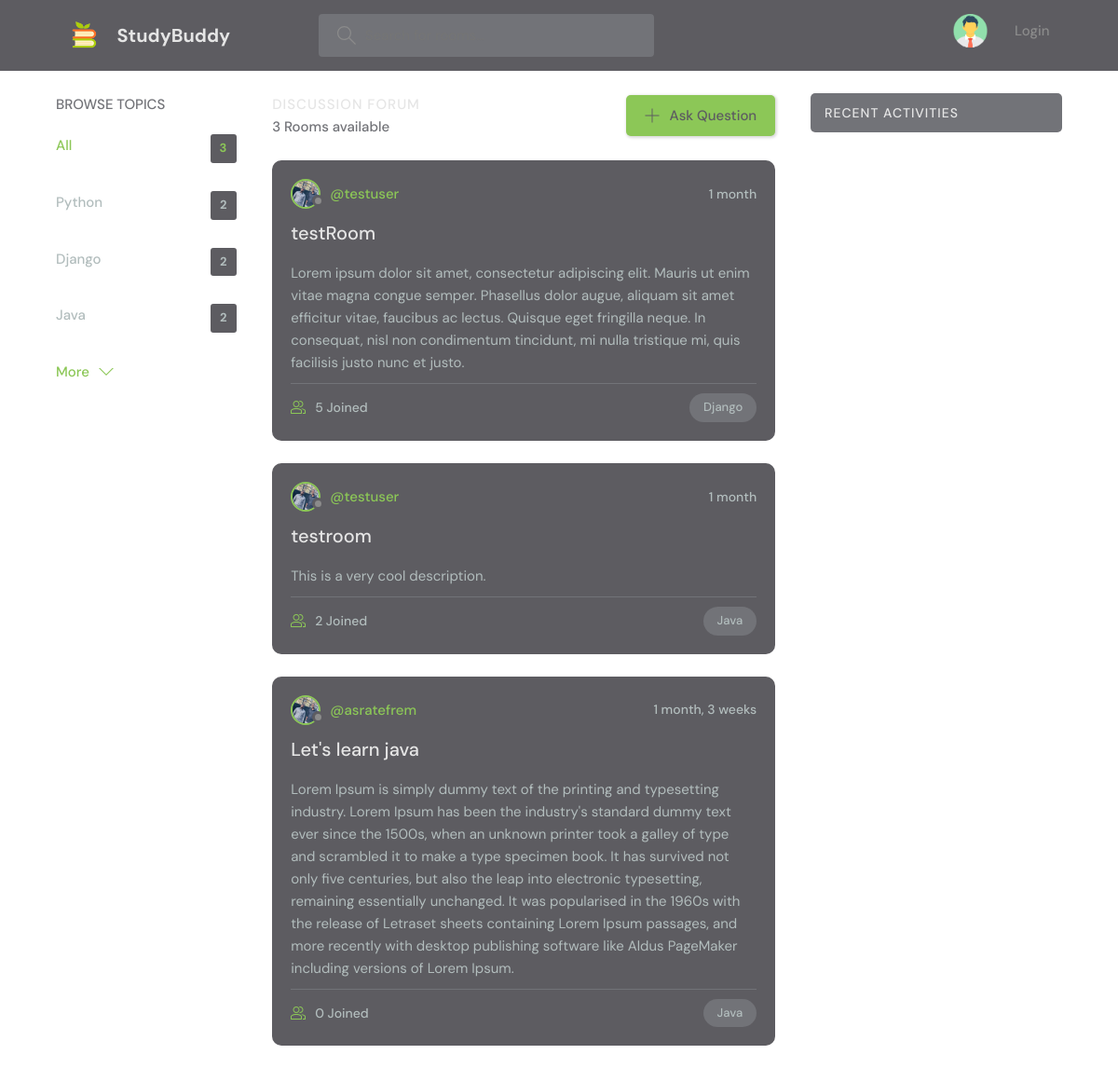
The page /?q=c on the database as committed earlier.
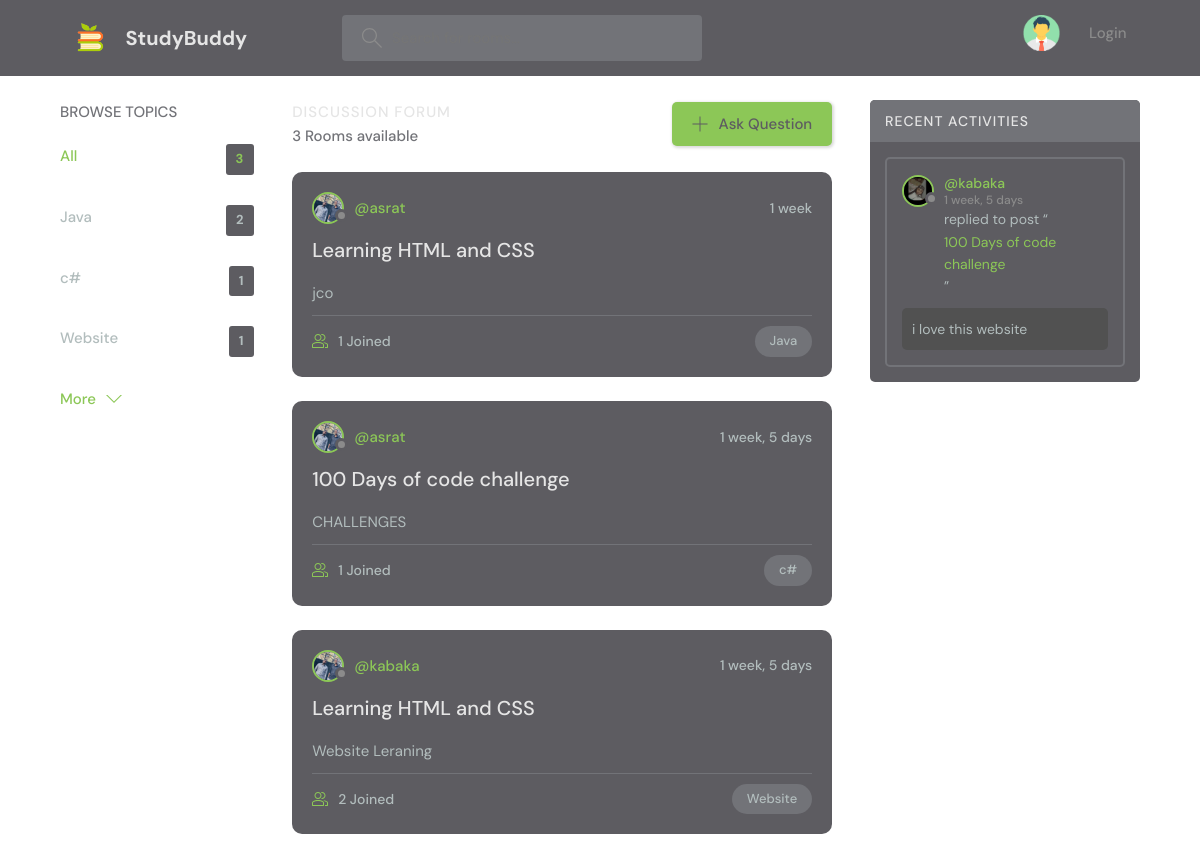
The same page on the database as committed later.
### base/models.py (models this page shows, shortened)
class Topic(models.Model):
    name = models.CharField(max_length=200)

class Room(models.Model):
    host = models.ForeignKey(User, on_delete=models.SET_NULL, null=True)
    topic = models.ForeignKey(Topic, on_delete=models.SET_NULL, null=True)
    participants = models.ManyToManyField(
        User, related_name='participants', blank=True)
    name = models.CharField(max_length=200)
    description = models.TextField(null=True, blank=True)
    updated = models.DateTimeField(auto_now=True)
    created = models.DateTimeField(auto_now_add=True)
    class Meta:
        ordering = ['-updated', '-created']
    def __str__(self):
        return self.name

class Message(models.Model):
    user = models.ForeignKey(User, on_delete=models.CASCADE)
    room = models.ForeignKey(Room, on_delete=models.CASCADE)
    body = models.TextField()
    updated = models.DateTimeField(auto_now=True)
    created = models.DateTimeField(auto_now_add=True)
    class Meta:
        ordering = ['-updated', '-created']

### base/views.py (the view)
# urls.py: path('', views.home, name='home'),
def home(request):
    q = request.GET.get('q') if request.GET.get('q') != None else ''
    rooms = Room.objects.filter(
        Q(topic__name__icontains=q) |
        Q(name__icontains=q) |
        Q(description__icontains=q)
    )
    topics = Topic.objects.all()[0:5]
    room_count = rooms.count()
    room_messages = Message.objects.filter(Q(room__topic__name__icontains=q))
    context = {'rooms': rooms, 'topics': topics,
               'room_count': room_count, 'room_messages': room_messages}
    return render(request, 'base/home.html', context)

### base/templates/base/home.html
{% extends 'main.html' %}
{% block content %}
    <main class="layout layout--3">
      <div class="container">
        {%include 'base/topicscomp.html'%}
        <div class="roomList">
          <div class="roomList__header">
            <div>
              <h2>Discussion Forum</h2>
              <p>{{rooms.count}} Rooms available</p>
            </div>
            <a class="btn btn--main" href="{% url 'create-room' %}">
              <svg version="1.1" xmlns="http://www.w3.org/2000/svg" width="32" height="32" viewBox="0 0 32 32">
                <title>add</title>
                <path
                  d="M16.943 0.943h-1.885v14.115h-14.115v1.885h14.115v14.115h1.885v-14.115h14.115v-1.885h-14.115v-14.115z"
                ></path>
              </svg>
              Ask Question
            </a>
          </div>
          {% include 'base/feed_component.html' %}
        </div>
        {% include 'base/actcomp.html' %}
      </div>
    </main>
  {% endblock %}

### base/templates/base/topicscomp.html
<div class="topics">
  <div class="topics__header">
    <h2>Browse Topics</h2>
  </div>
  <ul class="topics__list">
    <li>
      <a href="{% url 'home' %}" class="active">All <span>{{topics.count}}</span></a>
    </li>
    {% for topic in topics %}
    <li>
      <a href="{% url 'home' %}?q={{topic.name}}">{{topic.name}}<span>{{topic.room_set.all.count}}</span></a>
    </li>
    {% endfor %}
  </ul>
  <a class="btn btn--link" href="{% url 'topics' %}">
    More
    <svg version="1.1" xmlns="http://www.w3.org/2000/svg" width="32" height="32" viewBox="0 0 32 32">
      <title>chevron-down</title>
      <path d="M16 21l-13-13h-3l16 16 16-16h-3l-13 13z"></path>
    </svg>
  </a>
</div>

### base/templates/base/feed_component.html (shortened to what this page needs)
{% for room in rooms %}
<div class="roomListRoom">
  <div class="roomListRoom__header">
    <a href="{% url 'user-profile' room.host.id %}" class="roomListRoom__author">
      <div class="avatar avatar--small">
        <img src="../../../static/images/user3.jpg" />
      </div>
      <span>@{{room.host.username}}</span>
    </a>
    <div class="roomListRoom__actions">
      <span>{{room.created|timesince}}</span>
    </div>
  </div>
  <div class="roomListRoom__content">
    <a href="{% url 'room' room.id %}">{{room.name}}</a>
    <p>
      {{room.description}}
    </p>
  </div>
  <div class="roomListRoom__meta">
    <a href="{% url 'home' %}" class="roomListRoom__joined">
      {{room.participants.all.count}} Joined
    </a>
    <p class="roomListRoom__topic">{{room.topic.name}}</p>
  </div>
</div>
{% endfor %}

### base/templates/base/actcomp.html (shortened to what this page needs)
<div class="activities">
  <div class="activities__header">
    <h2>Recent Activities</h2>
  </div>
  {% for message in room_messages %}
  <div class="activities__box">
    <div class="activities__boxHeader roomListRoom__header">
      <a href="{% url 'user-profile' message.user.id %}" class="roomListRoom__author">
        <div class="avatar avatar--small">
          <img src="../../../static/images/user4.jpg" />
        </div>
        <p>
          @{{message.user}}
          <span>{{message.created|timesince}}</span>
        </p>
      </a>
    </div>
    <div class="activities__boxContent">
      <p>replied to post “<a href="{% url 'room' message.room.id %}">{{message.room}}</a>”</p>
      <div class="activities__boxRoomContent">
        {{message.body}}
      </div>
    </div>
  </div>
  {% endfor %}
</div>

Rows that differ between the two databases and show on the page:
removed Topic: name "Python", room_set.all.count "2"
removed Topic: name "Django", room_set.all.count "2"
removed Room: host.username "testuser", created "1 month", name "testRoom", description "Lorem ipsum dolor sit amet, consectetur adipiscing elit. Mauris ut enim vitae magna congue semper. Phasellus dolor augue, aliquam sit amet efficitur vitae, faucibus ac lectus. Quisque eget fringilla neque. In consequat, nisl non condimentum tincidunt, mi nulla tristique mi, quis facilisis justo nunc et justo.", participants.all.count "5", topic.name "Django"
removed Room: host.username "testuser", created "1 month", name "testroom", description "This is a very cool description.", participants.all.count "2", topic.name "Java"
removed Room: host.username "asratefrem", created "1 month, 3 weeks", name "Let's learn java", description "Lorem Ipsum is simply dummy text of the printing and typesetting industry. Lorem Ipsum has been the industry's standard dummy text ever since the 1500s, when an unknown printer took a galley of type and scrambled it to make a type specimen book. It has survived not only five centuries, but also the leap into electronic typesetting, remaining essentially unchanged. It was popularised in the 1960s with the release of Letraset sheets containing Lorem Ipsum passages, and more recently with desktop publishing software like Aldus PageMaker including versions of Lorem Ipsum.", participants.all.count "0", topic.name "Java"
added Topic: name "c#", room_set.all.count "1"
added Topic: name "Website", room_set.all.count "1"
added Room: host.username "asrat", created "1 week", name "Learning HTML and CSS", description "jco", participants.all.count "1", topic.name "Java"
added Room: host.username "asrat", created "1 week, 5 days", name "100 Days of code challenge", description "CHALLENGES", participants.all.count "1", topic.name "c#"
added Room: host.username "kabaka", created "1 week, 5 days", name "Learning HTML and CSS", description "Website Leraning", participants.all.count "2", topic.name "Website"
added Message: user "kabaka", created "1 week, 5 days", room "100 Days of code challenge", body "i love this website"
